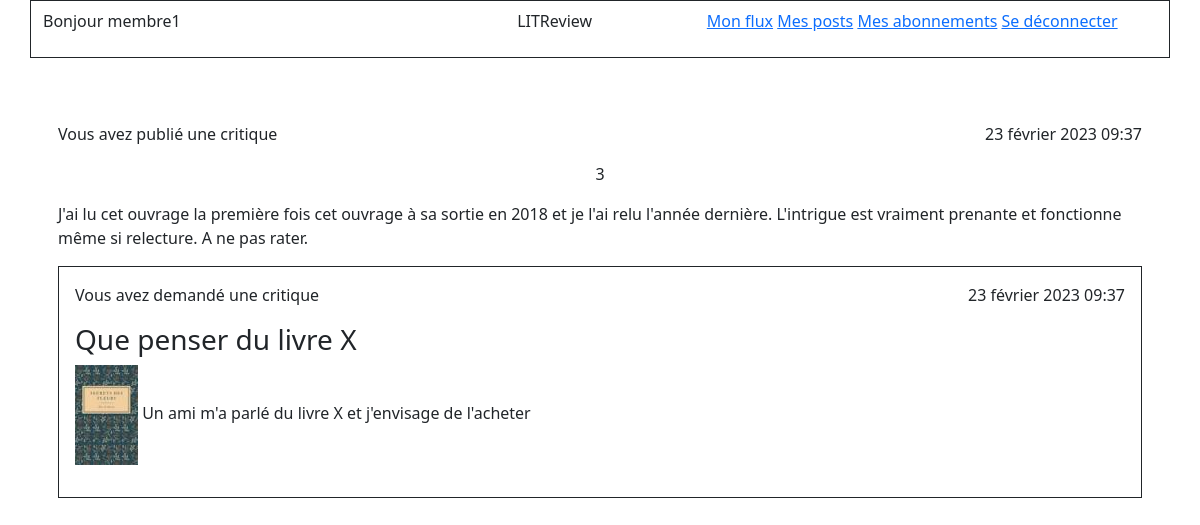
Page /reviews/5/display (signed in) on the earlier database version.
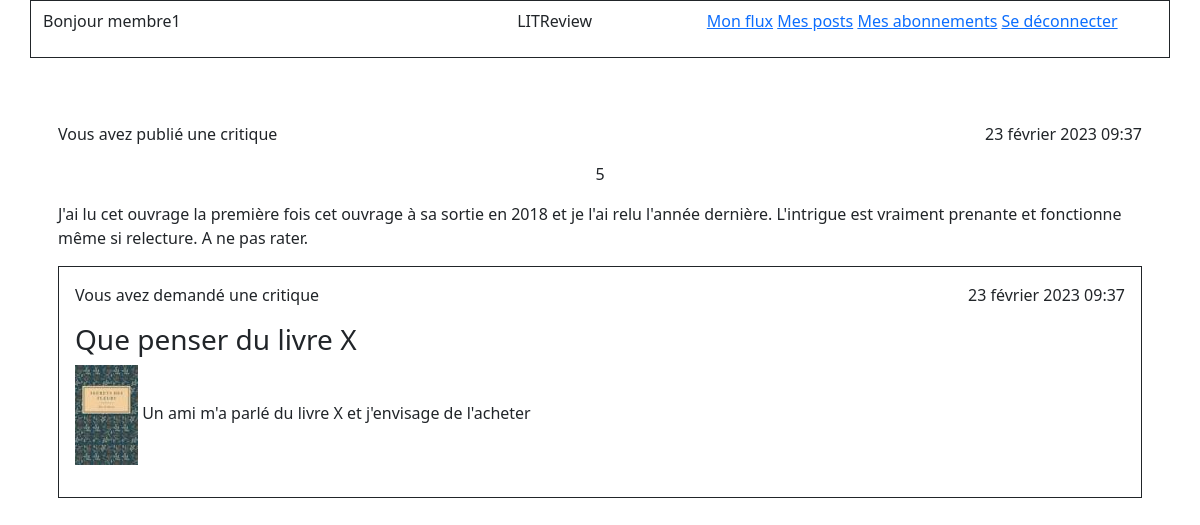
Same page on the later database version.
### feed/models.py (models this page shows)
class Review(models.Model):
    objects = models.Manager()
    ticket = models.OneToOneField(
        Ticket,
        on_delete=models.CASCADE,
        related_name='ticket_review',
        primary_key=False
    )
    rating = models.PositiveSmallIntegerField(
       validators=[MinValueValidator(0), MaxValueValidator(5)]
    )
    user = models.ForeignKey(
        settings.AUTH_USER_MODEL,
        on_delete=models.CASCADE
    )
    headline = models.CharField(max_length=128)
    body = models.TextField(max_length=8192, blank=True)
    time_created = models.DateTimeField(auto_now_add=True)

### authentication/models.py (models this page shows)
class User(AbstractUser):
    SUBSCRIBER = "Membre"
    followed_members = models.ManyToManyField(
        settings.AUTH_USER_MODEL,
        through="UserFollows",
        related_name="followed"
    )

### feed/views.py (the view)
# urls.py: path('reviews/<int:review_id>/display', views.display_review,
@login_required
def display_review(request, review_id):
    review = Review.objects.get(id=review_id)
    return render(request, 'feed/review_display.html', {'review': review})

### feed/templatetags/feed_extras.py (called while the page is built)
@register.simple_tag(takes_context=True)
def get_user_display(context, user):
    if user == context['user']:
        return "Vous avez"
    return f"{user.username} a"

### feed/templates/feed/review_display.html
{% extends "base.html" %}
{% block content %}
    {% include 'feed/review_detail.html' with review=review %}
{% endblock content %}

### feed/templates/feed/review_detail.html
{% load feed_extras %}
{% block content %}
    <div class="p-3">
        <div class="row">
            <div class="col text-start">
                <p>{% get_user_display user=review.user %} publié une critique</p>
            </div>
            <div class="col text-end">
                <p>{{ review.time_created }}</p>
            </div>
        </div>
            <p class="text-center">{{ review.rating }}</p>
            <p>{{ review.body }}</p>
            <div class="border border-dark">
                {% include 'feed/ticket_detail.html' with ticket=review.ticket %}
            </div>
    </div>
{% endblock content %}

Differences in the rows shown:
changed Review "Vous avez": rating "3" → "5"
